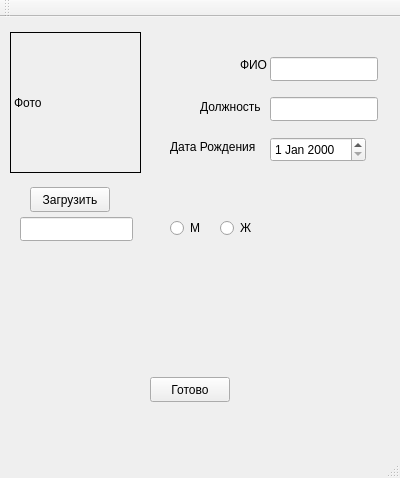
<?xml version="1.0" encoding="UTF-8"?>
<ui version="4.0">
 <class>MainWindow</class>
 <widget class="QMainWindow" name="MainWindow">
  <property name="geometry">
   <rect>
    <x>0</x>
    <y>0</y>
    <width>400</width>
    <height>478</height>
   </rect>
  </property>
  <property name="windowTitle">
   <string>Ososov</string>
  </property>
  <widget class="QWidget" name="centralWidget">
   <widget class="QLabel" name="FIOLabel">
    <property name="geometry">
     <rect>
      <x>240</x>
      <y>40</y>
      <width>31</width>
      <height>16</height>
     </rect>
    </property>
    <property name="text">
     <string>ФИО</string>
    </property>
   </widget>
   <widget class="QLineEdit" name="FIOLineEdit">
    <property name="geometry">
     <rect>
      <x>270</x>
      <y>40</y>
      <width>108</width>
      <height>24</height>
     </rect>
    </property>
   </widget>
   <widget class="QLineEdit" name="VacancyLineEdit">
    <property name="geometry">
     <rect>
      <x>270</x>
      <y>80</y>
      <width>108</width>
      <height>24</height>
     </rect>
    </property>
   </widget>
   <widget class="QDateEdit" name="BirthDayDateEdit">
    <property name="geometry">
     <rect>
      <x>270</x>
      <y>120</y>
      <width>96</width>
      <height>25</height>
     </rect>
    </property>
   </widget>
   <widget class="QLabel" name="VacancyLabel">
    <property name="geometry">
     <rect>
      <x>200</x>
      <y>80</y>
      <width>71</width>
      <height>20</height>
     </rect>
    </property>
    <property name="text">
     <string>Должность</string>
    </property>
   </widget>
   <widget class="QLabel" name="BirthDayLabel">
    <property name="geometry">
     <rect>
      <x>170</x>
      <y>120</y>
      <width>101</width>
      <height>20</height>
     </rect>
    </property>
    <property name="text">
     <string>Дата Рождения</string>
    </property>
   </widget>
   <widget class="QLabel" name="PhotoLabel">
    <property name="geometry">
     <rect>
      <x>10</x>
      <y>15</y>
      <width>131</width>
      <height>141</height>
     </rect>
    </property>
    <property name="frameShape">
     <enum>QFrame::Panel</enum>
    </property>
    <property name="text">
     <string>Фото</string>
    </property>
   </widget>
   <widget class="QPushButton" name="DownloadPushButton">
    <property name="geometry">
     <rect>
      <x>30</x>
      <y>170</y>
      <width>80</width>
      <height>25</height>
     </rect>
    </property>
    <property name="text">
     <string>Загрузить</string>
    </property>
   </widget>
   <widget class="QRadioButton" name="ManRadioButton">
    <property name="geometry">
     <rect>
      <x>170</x>
      <y>200</y>
      <width>41</width>
      <height>22</height>
     </rect>
    </property>
    <property name="text">
     <string>М</string>
    </property>
   </widget>
   <widget class="QRadioButton" name="WomanRadioButton">
    <property name="geometry">
     <rect>
      <x>220</x>
      <y>200</y>
      <width>41</width>
      <height>22</height>
     </rect>
    </property>
    <property name="text">
     <string>Ж</string>
    </property>
   </widget>
   <widget class="QPushButton" name="OKPushButton">
    <property name="geometry">
     <rect>
      <x>150</x>
      <y>360</y>
      <width>80</width>
      <height>25</height>
     </rect>
    </property>
    <property name="text">
     <string>Готово</string>
    </property>
   </widget>
   <widget class="QLineEdit" name="PathToImageLineEdit">
    <property name="geometry">
     <rect>
      <x>20</x>
      <y>200</y>
      <width>113</width>
      <height>24</height>
     </rect>
    </property>
   </widget>
  </widget>
  <widget class="QMenuBar" name="menuBar">
   <property name="geometry">
    <rect>
     <x>0</x>
     <y>0</y>
     <width>400</width>
     <height>25</height>
    </rect>
   </property>
  </widget>
  <widget class="QToolBar" name="mainToolBar">
   <attribute name="toolBarArea">
    <enum>TopToolBarArea</enum>
   </attribute>
   <attribute name="toolBarBreak">
    <bool>false</bool>
   </attribute>
  </widget>
  <widget class="QStatusBar" name="statusBar"/>
 </widget>
 <layoutdefault spacing="6" margin="11"/>
 <resources/>
 <connections/>
</ui>
